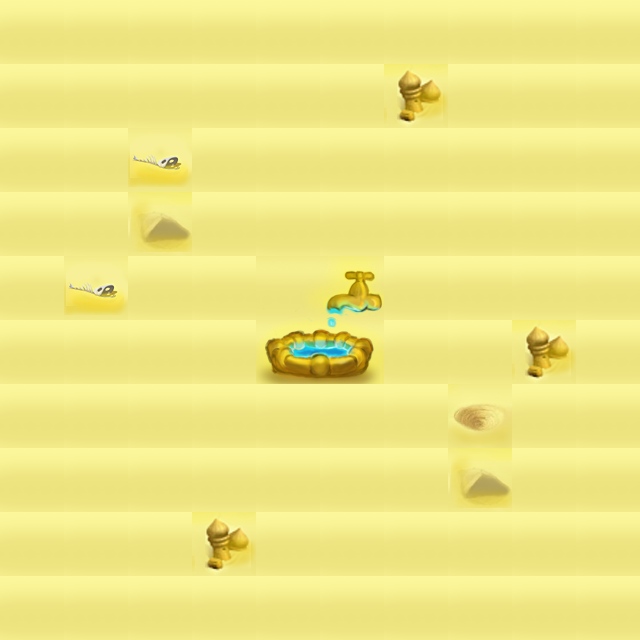

Tiled map render using the project's own tile images. Description and the map definition, with tile-layer contents summarised, below:
An orthogonal 10x10 tile map with 64x64 px tiles, 1 tile layer (Background) and 11 objects (8x Rock, Spawn2, Spawn1, Water).

<map version="1.0" orientation="orthogonal" renderorder="right-down" width="10" height="10" tilewidth="64" tileheight="64" nextobjectid="25">
 <tileset firstgid="1" name="desertTileSet" tilewidth="64" tileheight="64">
  <image source="desertTileSet.png" width="640" height="128" />
 </tileset>
 <layer name="Background" width="10" height="10">
  <data>[100 cells, 100 non-empty, 9 distinct tile ids]</data>
 </layer>
 <objectgroup color="#0b0000" name="Rocks">
  <object id="1" name="Rock" x="384" y="64" width="64" height="64" />
  <object id="2" name="Rock" x="512" y="320" width="64" height="64" />
  <object id="3" name="Rock" x="448" y="384" width="64" height="64" />
  <object id="5" name="Rock" x="448" y="448" width="64" height="64" />
  <object id="6" name="Rock" x="192" y="512" width="64" height="64" />
  <object id="7" name="Rock" x="64" y="256" width="64" height="64" />
  <object id="9" name="Rock" x="128" y="192" width="64" height="64" />
  <object id="10" name="Rock" x="128" y="128" width="64" height="64" />
 </objectgroup>
 <objectgroup name="Spawns">
  <object id="20" name="Spawn2" x="512" y="512" width="64" height="64">
   <properties>
    <property name="direction" value="0" />
   </properties>
   <ellipse />
  </object>
  <object id="21" name="Spawn1" x="64" y="64" width="64" height="64">
   <properties>
    <property name="direction" value="180" />
   </properties>
   <ellipse />
  </object>
 </objectgroup>
 <objectgroup color="#0000ff" name="Water">
  <object id="17" name="Water" x="256" y="256" width="128" height="128" />
 </objectgroup>
</map>
